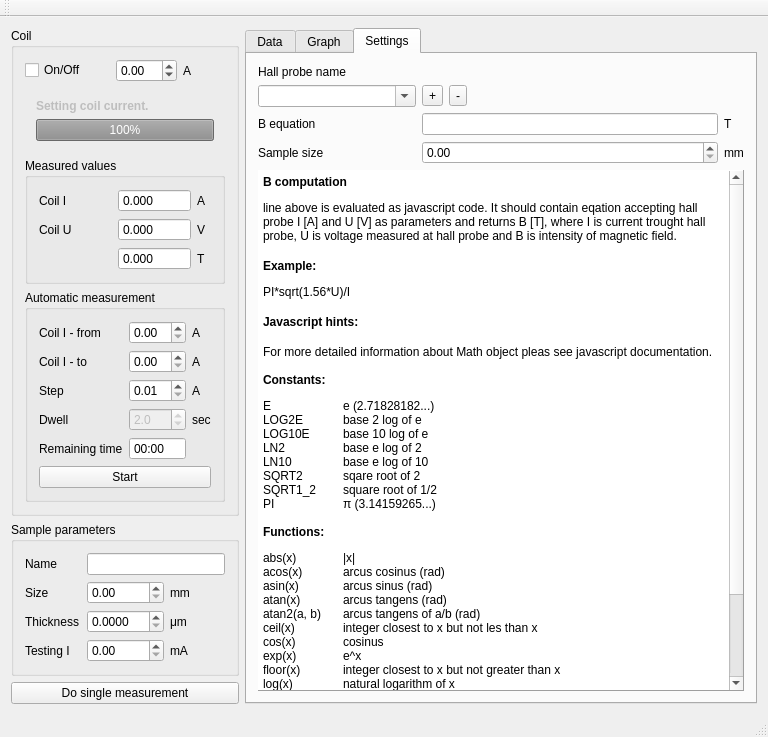
<?xml version="1.0" encoding="UTF-8"?>
<ui version="4.0">
 <class>MainWindow</class>
 <widget class="QMainWindow" name="MainWindow">
  <property name="geometry">
   <rect>
    <x>0</x>
    <y>0</y>
    <width>768</width>
    <height>704</height>
   </rect>
  </property>
  <property name="windowTitle">
   <string>MainWindow</string>
  </property>
  <widget class="QWidget" name="centralWidget">
   <layout class="QGridLayout" name="gridLayout_2">
    <item row="0" column="0">
     <layout class="QHBoxLayout" name="horizontalLayout">
      <item>
       <layout class="QVBoxLayout" name="verticalLayout">
        <item>
         <widget class="QGroupBox" name="coilGroupBox">
          <property name="title">
           <string>Coil</string>
          </property>
          <layout class="QGridLayout" name="gridLayout">
           <item row="0" column="0" colspan="2">
            <widget class="QCheckBox" name="coilPowerCheckBox">
             <property name="toolTip">
              <string>Power on coil and set up current at wanted walue.</string>
             </property>
             <property name="text">
              <string>On/Off</string>
             </property>
            </widget>
           </item>
           <item row="0" column="3">
            <widget class="QLabel" name="label">
             <property name="text">
              <string>A</string>
             </property>
            </widget>
           </item>
           <item row="0" column="2">
            <widget class="QDoubleSpinBox" name="coilCurrDoubleSpinBox">
             <property name="toolTip">
              <string>Wanted value of current passing trought coil.</string>
             </property>
             <property name="decimals">
              <number>2</number>
             </property>
             <property name="minimum">
              <double>-99.000000000000000</double>
             </property>
             <property name="singleStep">
              <double>0.010000000000000</double>
             </property>
            </widget>
           </item>
           <item row="3" column="0" colspan="4">
            <widget class="QGroupBox" name="groupBox">
             <property name="title">
              <string>Automatic measurement</string>
             </property>
             <layout class="QGridLayout" name="gridLayout_8">
              <item row="0" column="2">
               <widget class="QLabel" name="label_21">
                <property name="sizePolicy">
                 <sizepolicy hsizetype="Maximum" vsizetype="Preferred">
                  <horstretch>0</horstretch>
                  <verstretch>0</verstretch>
                 </sizepolicy>
                </property>
                <property name="text">
                 <string>A</string>
                </property>
               </widget>
              </item>
              <item row="0" column="1">
               <widget class="QDoubleSpinBox" name="coilCurrMinDoubleSpinBox">
                <property name="singleStep">
                 <double>0.100000000000000</double>
                </property>
               </widget>
              </item>
              <item row="0" column="0">
               <widget class="QLabel" name="label_17">
                <property name="text">
                 <string>Coil I - from</string>
                </property>
               </widget>
              </item>
              <item row="1" column="0">
               <widget class="QLabel" name="label_16">
                <property name="text">
                 <string>Coil I - to</string>
                </property>
               </widget>
              </item>
              <item row="1" column="1">
               <widget class="QDoubleSpinBox" name="coilCurrMaxDoubleSpinBox">
                <property name="singleStep">
                 <double>0.100000000000000</double>
                </property>
               </widget>
              </item>
              <item row="1" column="2">
               <widget class="QLabel" name="label_22">
                <property name="sizePolicy">
                 <sizepolicy hsizetype="Maximum" vsizetype="Preferred">
                  <horstretch>0</horstretch>
                  <verstretch>0</verstretch>
                 </sizepolicy>
                </property>
                <property name="text">
                 <string>A</string>
                </property>
               </widget>
              </item>
              <item row="2" column="0">
               <widget class="QLabel" name="label_11">
                <property name="text">
                 <string>Step</string>
                </property>
               </widget>
              </item>
              <item row="2" column="1">
               <widget class="QDoubleSpinBox" name="coilCurrStepDoubleSpinBox">
                <property name="toolTip">
                 <string>Step for current value for automated measurement.</string>
                </property>
                <property name="minimum">
                 <double>0.010000000000000</double>
                </property>
                <property name="singleStep">
                 <double>0.010000000000000</double>
                </property>
               </widget>
              </item>
              <item row="2" column="2">
               <widget class="QLabel" name="label_12">
                <property name="sizePolicy">
                 <sizepolicy hsizetype="Maximum" vsizetype="Preferred">
                  <horstretch>0</horstretch>
                  <verstretch>0</verstretch>
                 </sizepolicy>
                </property>
                <property name="text">
                 <string>A</string>
                </property>
               </widget>
              </item>
              <item row="3" column="0">
               <widget class="QLabel" name="label_4">
                <property name="text">
                 <string>Dwell</string>
                </property>
               </widget>
              </item>
              <item row="3" column="1">
               <widget class="QDoubleSpinBox" name="coilDwellDoubleSpinBox">
                <property name="enabled">
                 <bool>false</bool>
                </property>
                <property name="toolTip">
                 <string>Dwell betwen coil current change and begin of new measurement.</string>
                </property>
                <property name="decimals">
                 <number>1</number>
                </property>
                <property name="value">
                 <double>2.000000000000000</double>
                </property>
               </widget>
              </item>
              <item row="3" column="2">
               <widget class="QLabel" name="label_9">
                <property name="text">
                 <string>sec</string>
                </property>
               </widget>
              </item>
              <item row="5" column="0" colspan="3">
               <widget class="QPushButton" name="startPushButton">
                <property name="toolTip">
                 <string>Start fully automatized measurement.</string>
                </property>
                <property name="text">
                 <string>Start</string>
                </property>
               </widget>
              </item>
              <item row="4" column="0">
               <widget class="QLabel" name="label_28">
                <property name="text">
                 <string>Remaining time</string>
                </property>
               </widget>
              </item>
              <item row="4" column="1">
               <widget class="QTimeEdit" name="remainsTimeEdit">
                <property name="readOnly">
                 <bool>true</bool>
                </property>
                <property name="buttonSymbols">
                 <enum>QAbstractSpinBox::NoButtons</enum>
                </property>
                <property name="displayFormat">
                 <string>hh:mm</string>
                </property>
               </widget>
              </item>
             </layout>
            </widget>
           </item>
           <item row="2" column="0" colspan="4">
            <widget class="QGroupBox" name="groupBox_2">
             <property name="title">
              <string>Measured values</string>
             </property>
             <layout class="QGridLayout" name="gridLayout_9">
              <item row="0" column="1">
               <widget class="QDoubleSpinBox" name="coilCurrMeasDoubleSpinBox">
                <property name="toolTip">
                 <string>Measured value of current passing trought coil.</string>
                </property>
                <property name="readOnly">
                 <bool>true</bool>
                </property>
                <property name="buttonSymbols">
                 <enum>QAbstractSpinBox::NoButtons</enum>
                </property>
                <property name="decimals">
                 <number>3</number>
                </property>
               </widget>
              </item>
              <item row="0" column="2">
               <widget class="QLabel" name="label_8">
                <property name="sizePolicy">
                 <sizepolicy hsizetype="Maximum" vsizetype="Preferred">
                  <horstretch>0</horstretch>
                  <verstretch>0</verstretch>
                 </sizepolicy>
                </property>
                <property name="text">
                 <string>A  </string>
                </property>
               </widget>
              </item>
              <item row="1" column="1">
               <widget class="QDoubleSpinBox" name="coilVoltMeasDoubleSpinBox">
                <property name="toolTip">
                 <string>Measured value of voltage at coil.</string>
                </property>
                <property name="readOnly">
                 <bool>true</bool>
                </property>
                <property name="buttonSymbols">
                 <enum>QAbstractSpinBox::NoButtons</enum>
                </property>
                <property name="decimals">
                 <number>3</number>
                </property>
               </widget>
              </item>
              <item row="2" column="1">
               <widget class="QDoubleSpinBox" name="coilBDoubleSpinBox">
                <property name="readOnly">
                 <bool>true</bool>
                </property>
                <property name="buttonSymbols">
                 <enum>QAbstractSpinBox::NoButtons</enum>
                </property>
                <property name="specialValueText">
                 <string>N/A</string>
                </property>
                <property name="decimals">
                 <number>3</number>
                </property>
                <property name="minimum">
                 <double>-9.000000000000000</double>
                </property>
                <property name="maximum">
                 <double>9.990000000000000</double>
                </property>
               </widget>
              </item>
              <item row="1" column="2">
               <widget class="QLabel" name="label_2">
                <property name="sizePolicy">
                 <sizepolicy hsizetype="Maximum" vsizetype="Preferred">
                  <horstretch>0</horstretch>
                  <verstretch>0</verstretch>
                 </sizepolicy>
                </property>
                <property name="text">
                 <string>V</string>
                </property>
               </widget>
              </item>
              <item row="2" column="2">
               <widget class="QLabel" name="label_13">
                <property name="sizePolicy">
                 <sizepolicy hsizetype="Maximum" vsizetype="Preferred">
                  <horstretch>0</horstretch>
                  <verstretch>0</verstretch>
                 </sizepolicy>
                </property>
                <property name="text">
                 <string>T</string>
                </property>
               </widget>
              </item>
              <item row="0" column="0">
               <widget class="QLabel" name="label_5">
                <property name="text">
                 <string>Coil I</string>
                </property>
               </widget>
              </item>
              <item row="1" column="0">
               <widget class="QLabel" name="label_6">
                <property name="text">
                 <string>Coil U</string>
                </property>
               </widget>
              </item>
              <item row="2" column="0">
               <widget class="QLabel" name="label_7">
                <property name="text">
                 <string/>
                </property>
               </widget>
              </item>
             </layout>
            </widget>
           </item>
           <item row="1" column="0" colspan="4">
            <widget class="QWidget" name="sweepingWidget" native="true">
             <property name="enabled">
              <bool>false</bool>
             </property>
             <layout class="QGridLayout" name="gridLayout_4">
              <item row="1" column="0">
               <widget class="QLabel" name="sweepingLabel">
                <property name="font">
                 <font>
                  <weight>75</weight>
                  <bold>true</bold>
                 </font>
                </property>
                <property name="text">
                 <string>Setting coil current.</string>
                </property>
               </widget>
              </item>
              <item row="2" column="0">
               <widget class="QProgressBar" name="sweepingProgressBar">
                <property name="sizePolicy">
                 <sizepolicy hsizetype="Minimum" vsizetype="Fixed">
                  <horstretch>0</horstretch>
                  <verstretch>0</verstretch>
                 </sizepolicy>
                </property>
                <property name="value">
                 <number>100</number>
                </property>
               </widget>
              </item>
             </layout>
            </widget>
           </item>
          </layout>
         </widget>
        </item>
        <item>
         <widget class="QGroupBox" name="sampleGroupBox">
          <property name="title">
           <string>Sample parameters</string>
          </property>
          <layout class="QGridLayout" name="gridLayout_3">
           <item row="3" column="1">
            <widget class="QDoubleSpinBox" name="sampleThicknessDoubleSpinBox">
             <property name="decimals">
              <number>4</number>
             </property>
             <property name="maximum">
              <double>999.990000000000009</double>
             </property>
            </widget>
           </item>
           <item row="3" column="2">
            <widget class="QLabel" name="label_19">
             <property name="text">
              <string>μm</string>
             </property>
            </widget>
           </item>
           <item row="3" column="0">
            <widget class="QLabel" name="label_20">
             <property name="text">
              <string>Thickness</string>
             </property>
            </widget>
           </item>
           <item row="0" column="0">
            <widget class="QLabel" name="label_24">
             <property name="text">
              <string>Name</string>
             </property>
            </widget>
           </item>
           <item row="1" column="0">
            <widget class="QLabel" name="label_25">
             <property name="text">
              <string>Size</string>
             </property>
            </widget>
           </item>
           <item row="0" column="1" colspan="2">
            <widget class="QLineEdit" name="sampleNameLineEdit"/>
           </item>
           <item row="1" column="1">
            <widget class="QDoubleSpinBox" name="sampleSizeDoubleSpinBox">
             <property name="decimals">
              <number>2</number>
             </property>
             <property name="maximum">
              <double>40.000000000000000</double>
             </property>
            </widget>
           </item>
           <item row="1" column="2">
            <widget class="QLabel" name="label_26">
             <property name="text">
              <string>mm</string>
             </property>
            </widget>
           </item>
           <item row="4" column="0">
            <widget class="QLabel" name="label_23">
             <property name="text">
              <string>Testing I</string>
             </property>
            </widget>
           </item>
           <item row="4" column="1">
            <widget class="QDoubleSpinBox" name="sampleCurrDoubleSpinBox">
             <property name="decimals">
              <number>2</number>
             </property>
             <property name="maximum">
              <double>100.000000000000000</double>
             </property>
             <property name="singleStep">
              <double>0.100000000000000</double>
             </property>
            </widget>
           </item>
           <item row="4" column="2">
            <widget class="QLabel" name="label_3">
             <property name="text">
              <string>mA</string>
             </property>
            </widget>
           </item>
          </layout>
         </widget>
        </item>
        <item>
         <spacer name="verticalSpacer">
          <property name="orientation">
           <enum>Qt::Vertical</enum>
          </property>
          <property name="sizeHint" stdset="0">
           <size>
            <width>20</width>
            <height>40</height>
           </size>
          </property>
         </spacer>
        </item>
        <item>
         <widget class="QPushButton" name="measurePushButton">
          <property name="toolTip">
           <string>Take snapshot of current measured values.</string>
          </property>
          <property name="text">
           <string>Do single measurement</string>
          </property>
         </widget>
        </item>
       </layout>
      </item>
      <item>
       <widget class="QTabWidget" name="tabWidget">
        <property name="currentIndex">
         <number>2</number>
        </property>
        <widget class="QWidget" name="tab">
         <attribute name="title">
          <string>Data</string>
         </attribute>
         <layout class="QGridLayout" name="gridLayout_5">
          <item row="0" column="0">
           <widget class="QTableWidget" name="dataTableWidget">
            <attribute name="horizontalHeaderStretchLastSection">
             <bool>true</bool>
            </attribute>
            <column>
             <property name="text">
              <string>Coil B [T]</string>
             </property>
            </column>
            <column>
             <property name="text">
              <string>Resistivity. [Ohm]</string>
             </property>
            </column>
            <column>
             <property name="text">
              <string>Hall volt. [V]</string>
             </property>
            </column>
            <column>
             <property name="text">
              <string>Time</string>
             </property>
            </column>
           </widget>
          </item>
         </layout>
        </widget>
        <widget class="QWidget" name="tab_2">
         <attribute name="title">
          <string>Graph</string>
         </attribute>
         <layout class="QGridLayout" name="gridLayout_6">
          <item row="0" column="0">
           <widget class="QwtPlot" name="qwtPlot"/>
          </item>
         </layout>
        </widget>
        <widget class="QWidget" name="tab_3">
         <attribute name="title">
          <string>Settings</string>
         </attribute>
         <layout class="QGridLayout" name="gridLayout_7">
          <item row="0" column="0">
           <widget class="QLabel" name="label_15">
            <property name="text">
             <string>Hall probe name</string>
            </property>
           </widget>
          </item>
          <item row="1" column="0">
           <widget class="QComboBox" name="hallProbeNameComboBox">
            <property name="editable">
             <bool>true</bool>
            </property>
            <property name="minimumContentsLength">
             <number>16</number>
            </property>
           </widget>
          </item>
          <item row="5" column="0" colspan="3">
           <widget class="QTextEdit" name="textEdit">
            <property name="frameShape">
             <enum>QFrame::Panel</enum>
            </property>
            <property name="frameShadow">
             <enum>QFrame::Raised</enum>
            </property>
            <property name="readOnly">
             <bool>true</bool>
            </property>
            <property name="html">
             <string>&lt;!DOCTYPE HTML PUBLIC &quot;-//W3C//DTD HTML 4.0//EN&quot; &quot;http://www.w3.org/TR/REC-html40/strict.dtd&quot;&gt;
&lt;html&gt;&lt;head&gt;&lt;meta name=&quot;qrichtext&quot; content=&quot;1&quot; /&gt;&lt;style type=&quot;text/css&quot;&gt;
p, li { white-space: pre-wrap; }
&lt;/style&gt;&lt;/head&gt;&lt;body style=&quot; font-family:'Sans Serif'; font-size:9pt; font-weight:400; font-style:normal;&quot;&gt;
&lt;p style=&quot; margin-top:18px; margin-bottom:12px; margin-left:0px; margin-right:0px; -qt-block-indent:0; text-indent:0px;&quot;&gt;&lt;span style=&quot; font-weight:600;&quot;&gt;B computation&lt;/span&gt;&lt;/p&gt;
&lt;p style=&quot; margin-top:12px; margin-bottom:12px; margin-left:0px; margin-right:0px; -qt-block-indent:0; text-indent:0px;&quot;&gt;line above is evaluated as javascript code. It should contain eqation accepting hall probe &lt;span style=&quot; font-family:'Courier New,courier';&quot;&gt;I&lt;/span&gt; [A] and &lt;span style=&quot; font-family:'Courier New,courier';&quot;&gt;U&lt;/span&gt; [V] as parameters and returns &lt;span style=&quot; font-family:'Courier New,courier';&quot;&gt;B&lt;/span&gt; [T], where &lt;span style=&quot; font-family:'Courier New,courier';&quot;&gt;I&lt;/span&gt; is current trought hall probe, &lt;span style=&quot; font-family:'Courier New,courier';&quot;&gt;U&lt;/span&gt; is voltage measured at hall probe and &lt;span style=&quot; font-family:'Courier New,courier';&quot;&gt;B&lt;/span&gt; is intensity of magnetic field.&lt;/p&gt;
&lt;p style=&quot; margin-top:16px; margin-bottom:12px; margin-left:0px; margin-right:0px; -qt-block-indent:0; text-indent:0px;&quot;&gt;&lt;span style=&quot; font-weight:600;&quot;&gt;Example:&lt;/span&gt;&lt;/p&gt;
&lt;p style=&quot; margin-top:12px; margin-bottom:12px; margin-left:0px; margin-right:0px; -qt-block-indent:0; text-indent:0px;&quot;&gt;&lt;span style=&quot; font-family:'Courier New,courier';&quot;&gt;PI*sqrt(1.56*U)/I&lt;/span&gt;&lt;/p&gt;
&lt;p style=&quot; margin-top:16px; margin-bottom:12px; margin-left:0px; margin-right:0px; -qt-block-indent:0; text-indent:0px;&quot;&gt;&lt;span style=&quot; font-weight:600;&quot;&gt;Javascript hints:&lt;/span&gt;&lt;/p&gt;
&lt;p style=&quot; margin-top:16px; margin-bottom:12px; margin-left:0px; margin-right:0px; -qt-block-indent:0; text-indent:0px;&quot;&gt;For more detailed information about Math object pleas see javascript documentation.&lt;/p&gt;
&lt;p style=&quot; margin-top:14px; margin-bottom:12px; margin-left:0px; margin-right:0px; -qt-block-indent:0; text-indent:0px;&quot;&gt;&lt;span style=&quot; font-weight:600;&quot;&gt;Constants:&lt;/span&gt;&lt;/p&gt;
&lt;p style=&quot; margin-top:12px; margin-bottom:12px; margin-left:0px; margin-right:0px; -qt-block-indent:0; text-indent:0px;&quot;&gt;&lt;span style=&quot; font-family:'Courier New,courier';&quot;&gt;E	e (2.71828182...)&lt;br /&gt;LOG2E	base 2 log of e&lt;br /&gt;LOG10E	base 10 log of e&lt;br /&gt;LN2	base e log of 2&lt;br /&gt;LN10	base e log of 10&lt;br /&gt;SQRT2	sqare root of 2&lt;br /&gt;SQRT1_2	square root of 1/2&lt;br /&gt;PI	π (3.14159265...)&lt;/span&gt;&lt;/p&gt;
&lt;p style=&quot; margin-top:14px; margin-bottom:12px; margin-left:0px; margin-right:0px; -qt-block-indent:0; text-indent:0px;&quot;&gt;&lt;span style=&quot; font-weight:600;&quot;&gt;Functions:&lt;/span&gt;&lt;/p&gt;
&lt;p style=&quot; margin-top:12px; margin-bottom:12px; margin-left:0px; margin-right:0px; -qt-block-indent:0; text-indent:0px;&quot;&gt;&lt;span style=&quot; font-family:'Courier New,courier';&quot;&gt;abs(x)	|x|&lt;br /&gt;acos(x)	arcus cosinus (rad)&lt;br /&gt;asin(x)	arcus sinus (rad)&lt;br /&gt;atan(x)	arcus tangens (rad)&lt;br /&gt;atan2(a, b)	arcus tangens of a/b (rad)&lt;br /&gt;ceil(x)	integer closest to x but not les than x&lt;br /&gt;cos(x)	cosinus&lt;br /&gt;exp(x)	e^x&lt;br /&gt;floor(x)	integer closest to x but not greater than x&lt;br /&gt;log(x)	natural logarithm of x&lt;br /&gt;max(a, b)	maximum&lt;br /&gt;min(a, b)	minimum&lt;br /&gt;pow(x, y)	x^y&lt;br /&gt;random()	random number in range 0. - 1.&lt;br /&gt;round(x)	integer closest to x&lt;br /&gt;sqrt(x)	square root of x&lt;br /&gt;tan(x)	tangent&lt;/span&gt;&lt;/p&gt;&lt;/body&gt;&lt;/html&gt;</string>
            </property>
            <property name="textInteractionFlags">
             <set>Qt::TextSelectableByKeyboard|Qt::TextSelectableByMouse</set>
            </property>
           </widget>
          </item>
          <item row="2" column="0">
           <widget class="QLabel" name="label_14">
            <property name="text">
             <string>B equation</string>
            </property>
           </widget>
          </item>
          <item row="2" column="1">
           <widget class="QLineEdit" name="hallProbeEquationBLineEdit"/>
          </item>
          <item row="3" column="1">
           <widget class="QDoubleSpinBox" name="hallProbeSampleSizeDoubleSpinBox">
            <property name="maximum">
             <double>40.000000000000000</double>
            </property>
           </widget>
          </item>
          <item row="3" column="0">
           <widget class="QLabel" name="label_10">
            <property name="text">
             <string>Sample size</string>
            </property>
           </widget>
          </item>
          <item row="2" column="2">
           <widget class="QLabel" name="label_18">
            <property name="text">
             <string>T</string>
            </property>
           </widget>
          </item>
          <item row="3" column="2">
           <widget class="QLabel" name="label_27">
            <property name="text">
             <string>mm</string>
            </property>
           </widget>
          </item>
          <item row="1" column="1" colspan="2">
           <layout class="QHBoxLayout" name="horizontalLayout_2">
            <item>
             <widget class="QToolButton" name="hallProbeSaveToolButton">
              <property name="text">
               <string>+</string>
              </property>
             </widget>
            </item>
            <item>
             <widget class="QToolButton" name="hallProbeDeleteToolButton">
              <property name="text">
               <string>-</string>
              </property>
             </widget>
            </item>
            <item>
             <spacer name="horizontalSpacer">
              <property name="orientation">
               <enum>Qt::Horizontal</enum>
              </property>
              <property name="sizeHint" stdset="0">
               <size>
                <width>40</width>
                <height>20</height>
               </size>
              </property>
             </spacer>
            </item>
           </layout>
          </item>
         </layout>
        </widget>
       </widget>
      </item>
     </layout>
    </item>
   </layout>
  </widget>
  <widget class="QToolBar" name="mainToolBar">
   <attribute name="toolBarArea">
    <enum>TopToolBarArea</enum>
   </attribute>
   <attribute name="toolBarBreak">
    <bool>false</bool>
   </attribute>
  </widget>
  <widget class="QStatusBar" name="statusBar"/>
 </widget>
 <layoutdefault spacing="6" margin="11"/>
 <customwidgets>
  <customwidget>
   <class>QwtPlot</class>
   <extends>QFrame</extends>
   <header>qwt_plot.h</header>
   <container>1</container>
  </customwidget>
 </customwidgets>
 <resources/>
 <connections/>
</ui>
